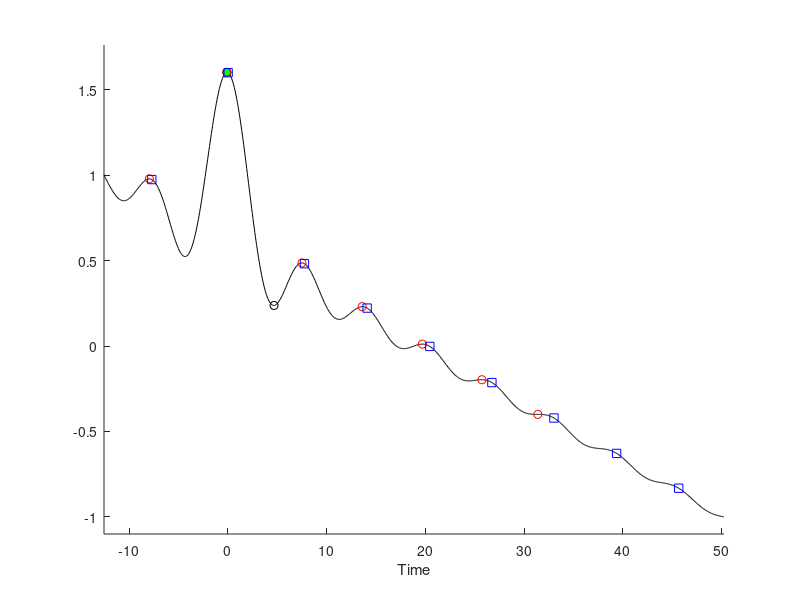

MATLAB code to generate this figure: (Note: this script raises an error after producing the figure.)
clear,clf
%% signal

time = linspace(-4*pi,16*pi,1000);
signal = sin(time)./time + linspace(1,-1,length(time));

%plot
figure(1),clf,hold on
plot(time,signal,'k')
xlabel('Time')
set(gca,'XLim',time([1 end]),'YLim',[min(signal) max(signal)]*1.1)

% find global maximum
[maxval,maxidx] = max(signal);
plot(time(maxidx),maxval,'ko','MarkerFaceColor','g')

%% different methods

%local min
range4max = [0 5];
rangeidx = dsearchn(time',range4max');

[maxLval,maxLidx] = min(signal(rangeidx(1):rangeidx(2)));
plot(time(maxLidx+rangeidx(1)-1), maxLval,'ko')

%local maxima
peeks1 = find(diff(sign(diff(signal)))<0)+1;
plot(time(peeks1),signal(peeks1),'ro')

%local maxima in detrended signal
peeks2 = find(diff(sign(diff(detrend(signal))))<0)+1;
plot(time(peeks2),signal(peeks2),'bs')

%matlab function
[~,peeks3] = findpeaks(signal);
plot(time(peeks3),signal(peeks3),'gp')








